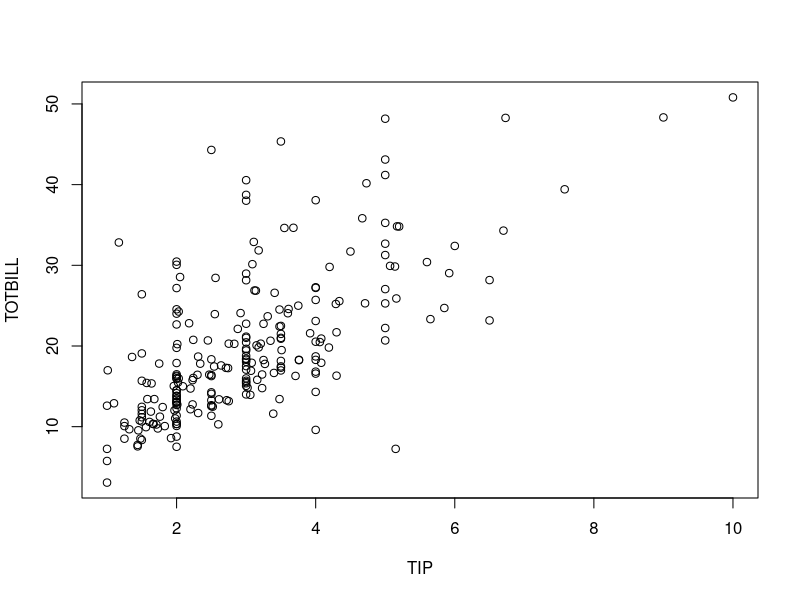
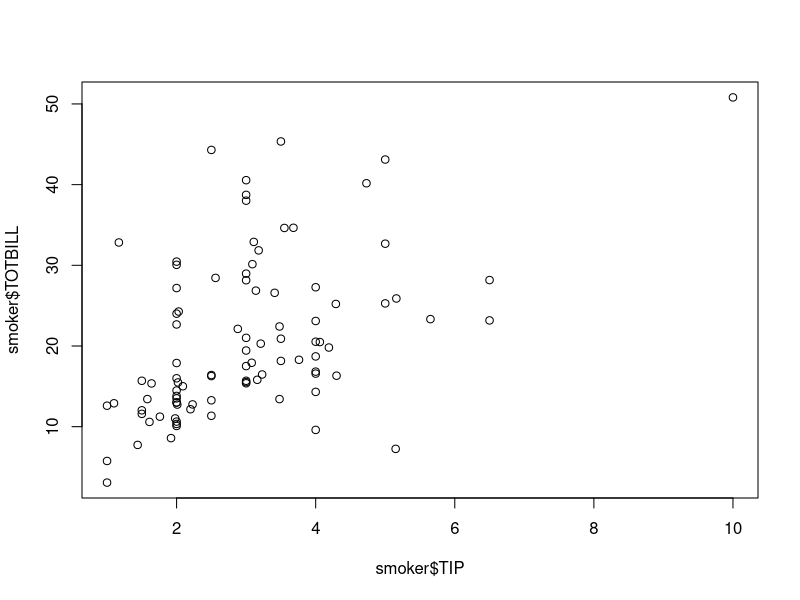
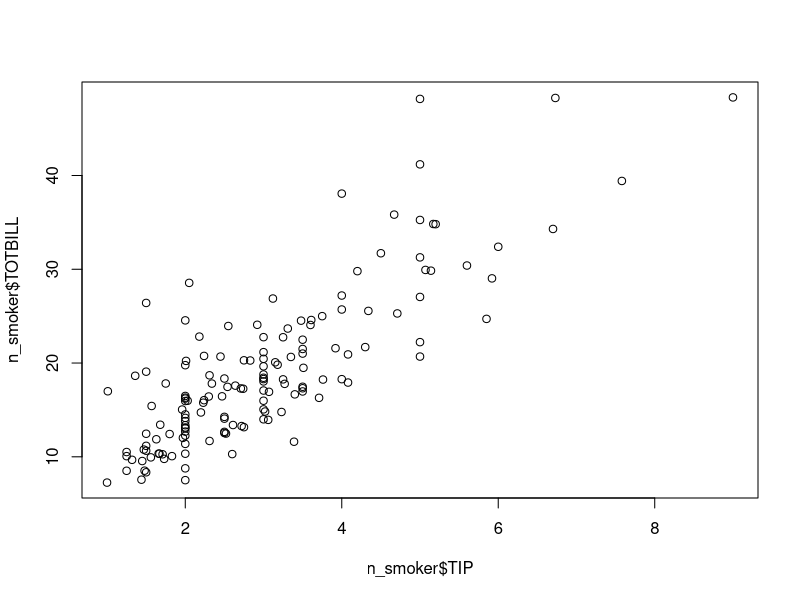
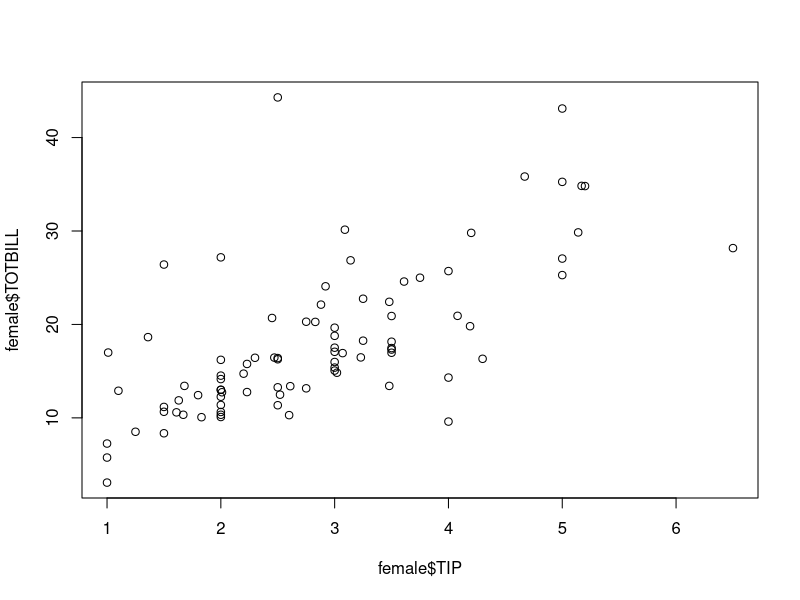
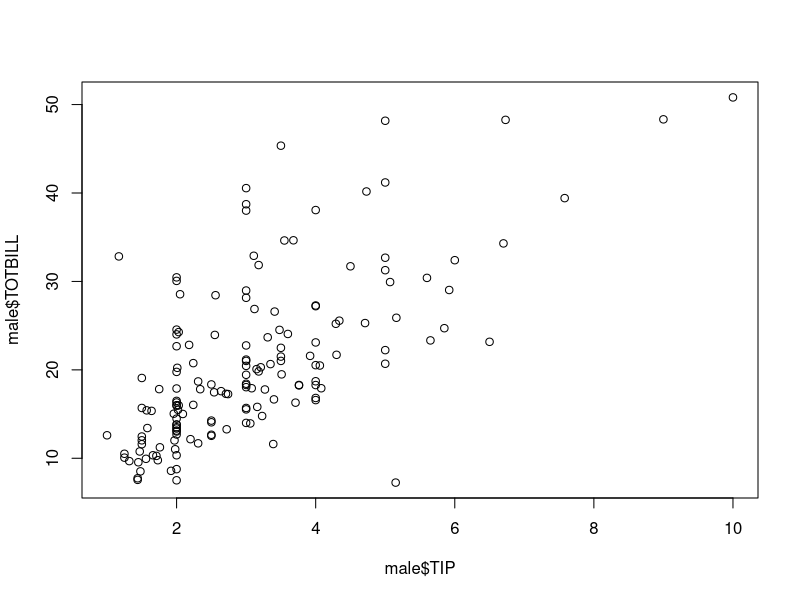
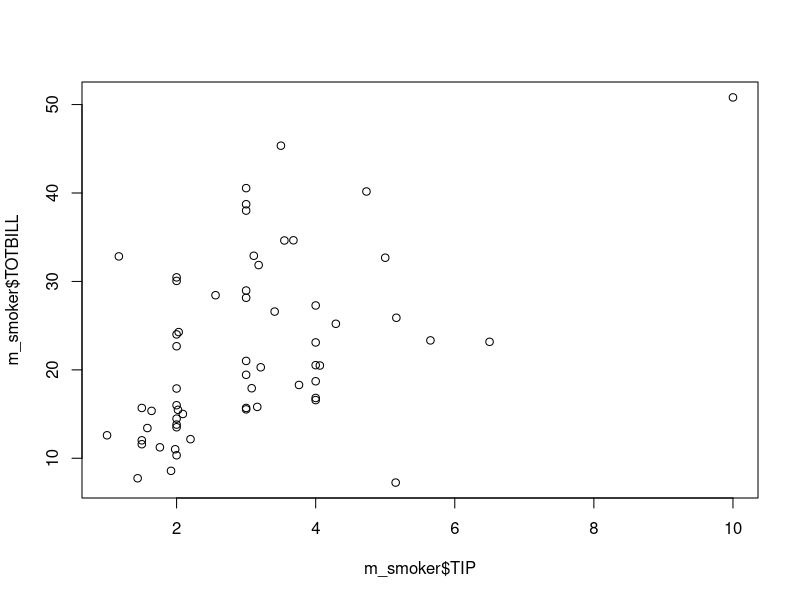
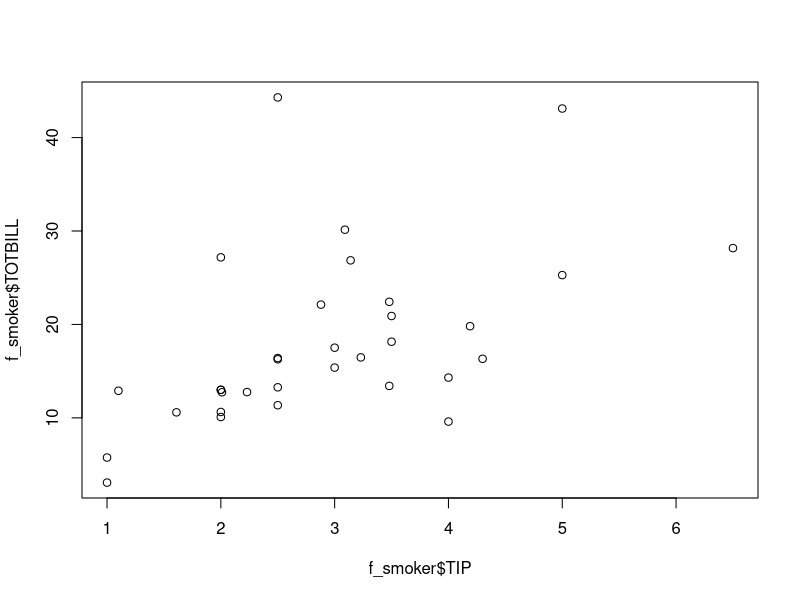
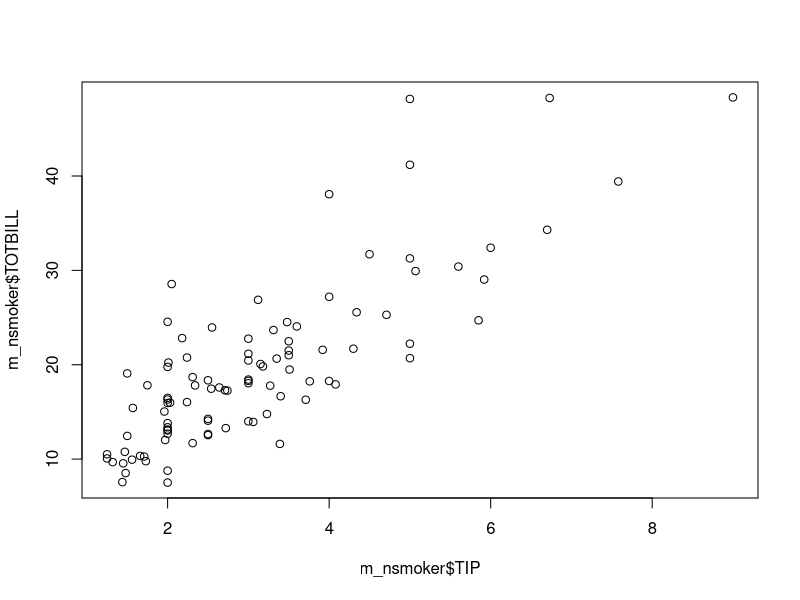

Here is the R script that generated these plots, in order:
require("dplyr")

tips_df = read.csv("./Data/tips.csv")

attach(tips_df)

colnames(tips_df)
plot(TIP,TOTBILL)

smoker = tips_df[SMOKER==1,]
n_smoker =  tips_df[SMOKER==0,]
female = tips_df[SEX==1,]
male = tips_df[SEX==0,]


m_smoker = tips_df[SEX==0 & SMOKER==1,]
f_smoker = tips_df[SEX==1 & SMOKER==1,]
m_nsmoker = tips_df[SEX==0 & SMOKER==0,]
f_nsmoker = tips_df[SEX==1 & SMOKER==0,]



plot(smoker$TIP, smoker$TOTBILL)
plot(n_smoker$TIP, n_smoker$TOTBILL)
plot(female$TIP, female$TOTBILL)
plot(male$TIP, male$TOTBILL)

plot(m_smoker$TIP, m_smoker$TOTBILL)
plot(f_smoker$TIP, f_smoker$TOTBILL)
plot(m_nsmoker$TIP, m_nsmoker$TOTBILL)
plot(f_nsmoker$TIP, f_nsmoker$TOTBILL)

boxplot((smoker$TIP/smoker$TOTBILL),(n_smoker$TIP/n_smoker$TOTBILL),
        names=c("s","ns")) 

boxplot((female$TIP/female$TOTBILL),(male$TIP/male$TOTBILL),
        names=c("f",'m'))

boxplot((m_smoker$TIP/m_smoker$TOTBILL),(f_smoker$TIP/f_smoker$TOTBILL),
        names=c("ms","fs"))

boxplot((m_nsmoker$TIP/m_nsmoker$TOTBILL), (f_nsmoker$TIP/f_nsmoker$TOTBILL), 
        names=c("mns","fns"))





